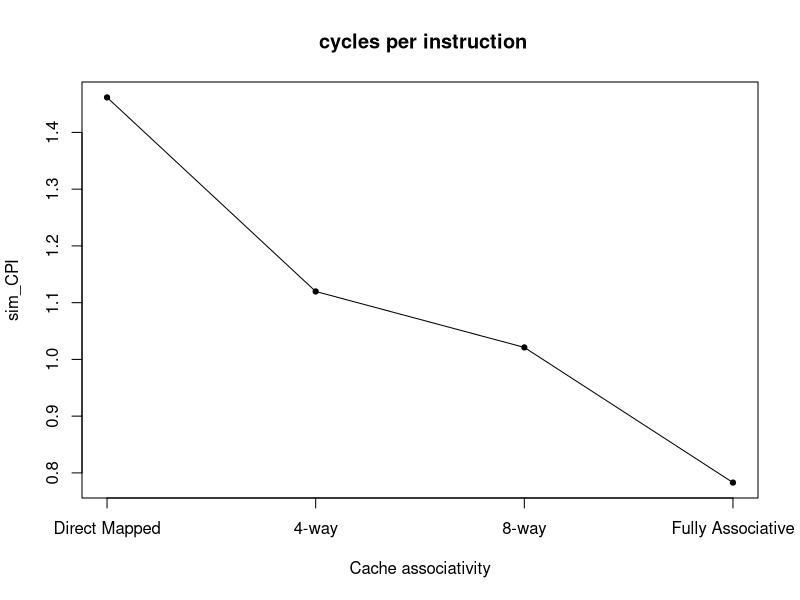
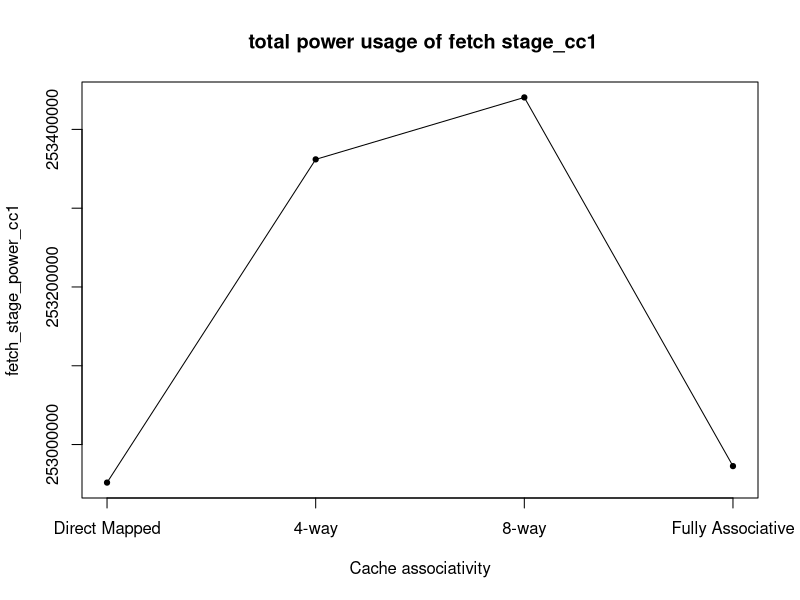
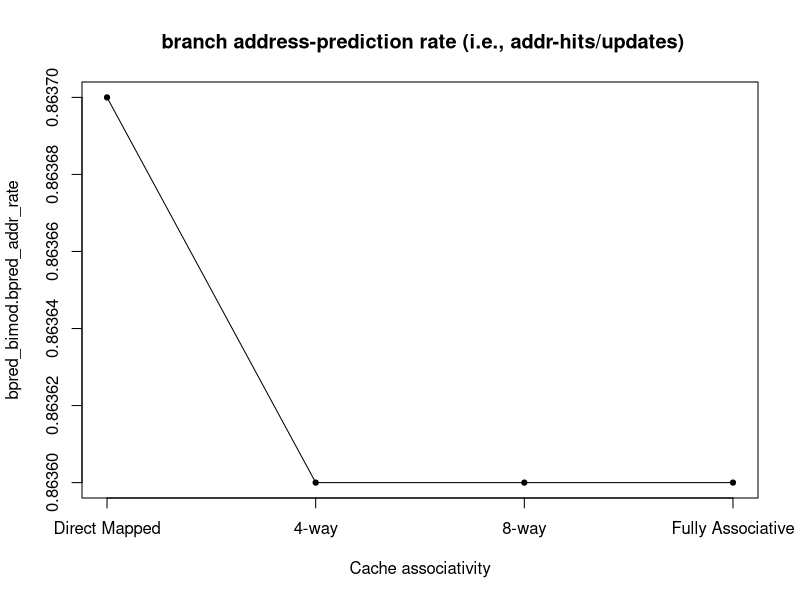
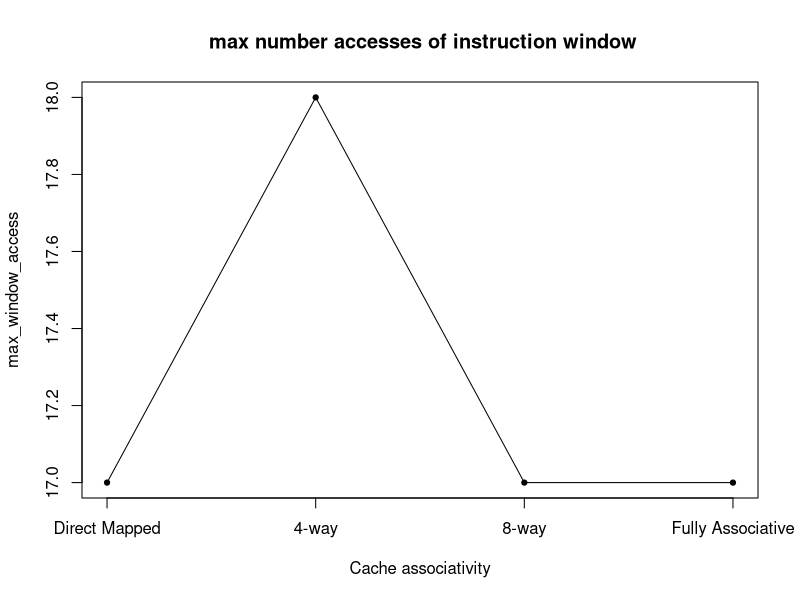
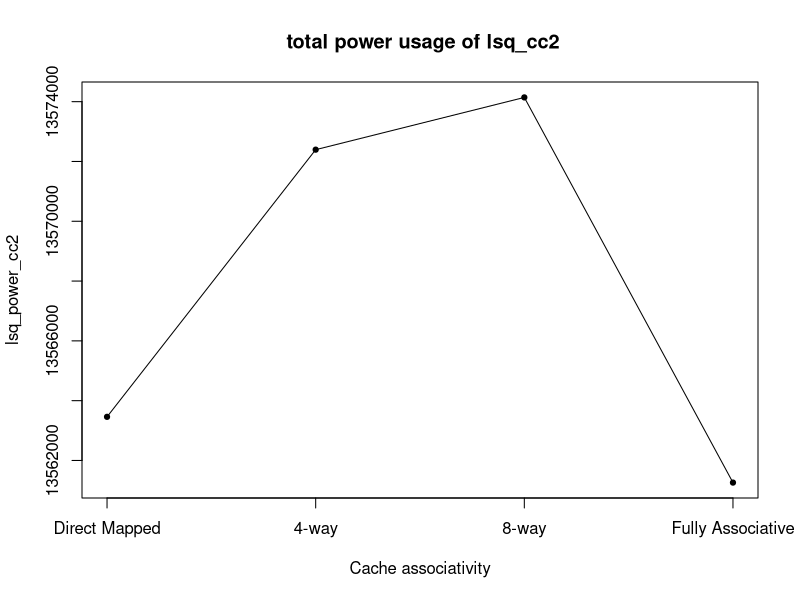
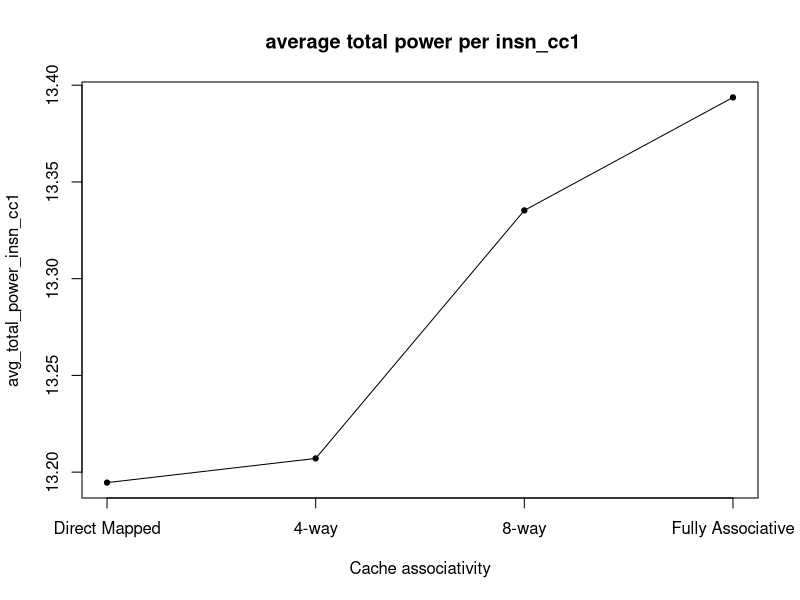
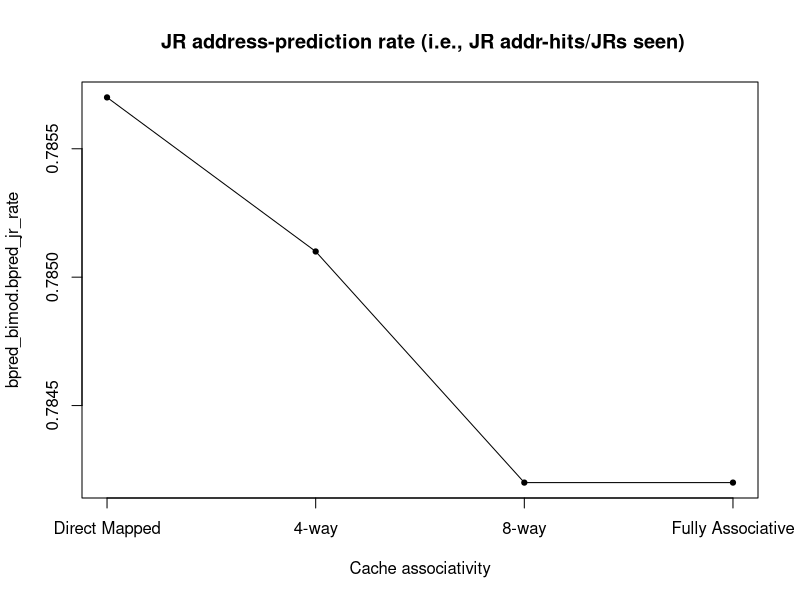
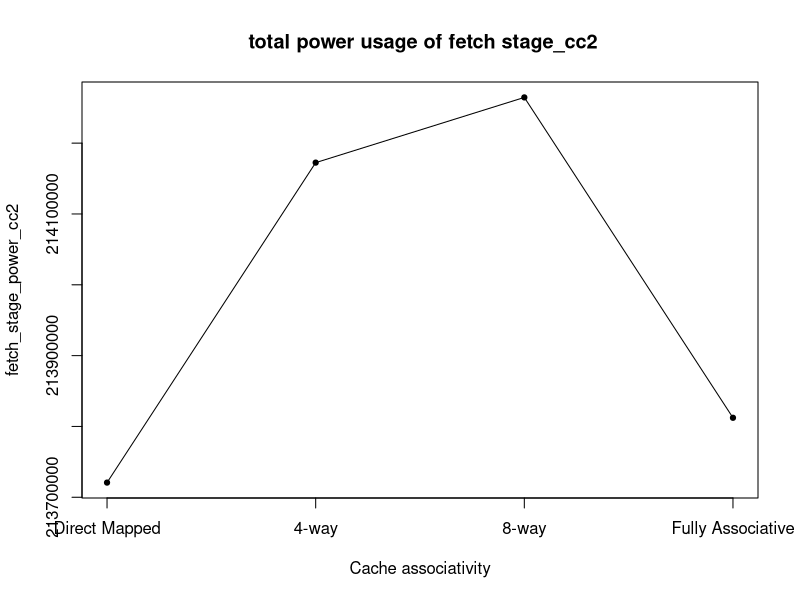

Generate these figures, in order, with R:
start <- 219
top <- 10
xlab <- "Cache associativity"
labels <- c('Direct Mapped','4-way','8-way','Fully Associative')

data <- readLines("Results/results_CacheA1.txt") 
data <- data[start:length(data) - 1]
n <- length(data)
empty <- rep(0, n)
results <- data.frame(metric = empty, C1 = empty)
for(i in 1:n){
  result <- strsplit(strsplit(data[i], "#")[[1]][1], "\\s+")[[1]]
  results[i,1] <- result[1]
  results[i,2] <- as.numeric(result[2])
}
data <- readLines("Results/results_CacheA4.txt") 
data <- data[start:length(data) - 1]
results$C2 <- empty
for(i in 1:n){
  result <- strsplit(strsplit(data[i], "#")[[1]][1], "\\s+")[[1]]
  results[i,3] <- as.numeric(result[2])
}
data <- readLines("Results/results_CacheA8.txt") 
data <- data[start:length(data) - 1]
results$C4 <- empty
for(i in 1:n){
  result <- strsplit(strsplit(data[i], "#")[[1]][1], "\\s+")[[1]]
  results[i,4] <- as.numeric(result[2])
}
data <- readLines("Results/results_CacheA64.txt") 
data <- data[start:length(data) - 1]
results$C8 <- empty
results$desc <- empty
for(i in 1:n){
  result <- strsplit(strsplit(data[i], "#")[[1]][1], "\\s+")[[1]]
  results[i,5] <- as.numeric(result[2])
  results[i,6] <- strsplit(data[i], "#")[[1]][2]
}

plot(1:4,results[15,2:5],type='l',axes=F,ylab=results[15,1]
     ,main=results[15,6]
     ,xlab=xlab)
points(1:4,results[15,2:5],cex=0.7,pch=21,bg=1)
box()
axis(1,at=1:4,labels=labels)
axis(2)

results$min <- apply(results[,2:5],1,min)
results$max <- apply(results[,2:5],1,max)
results$range <- results$max - results$min
results$sd <- apply(results[,2:5],1,sd)
results$index <- results$sd / results$range

results <- results[with(results,order(-index)),]
write.csv(results,'Results/metrics_CacheA.csv',row.names = F)
results <- results[1:top,1:6]

for(i in 1:top){
  plot(1:4,results[i,2:5],type='l',axes=F,ylab=results[i,1]
       ,main=results[i,6]
       ,xlab=xlab)
  box()
  axis(1,at=1:4,labels=labels)
  axis(2)
  points(1:4,results[i,2:5],cex=0.7,pch=21,bg=1)
}